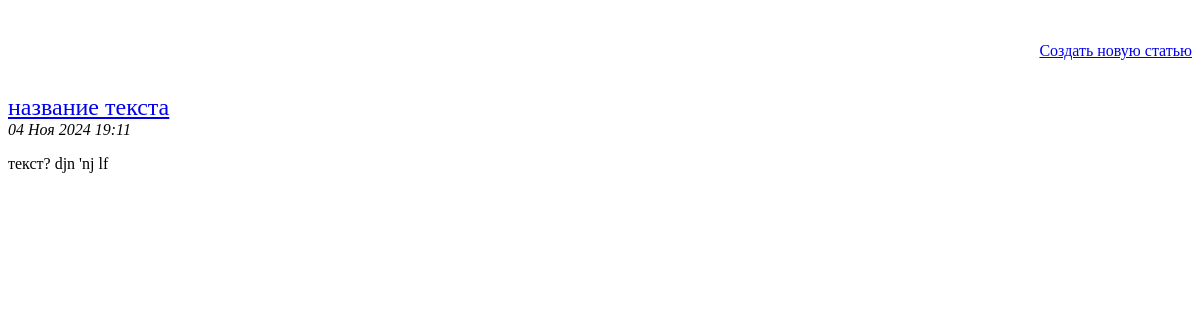
The page /articles/ on the database as committed earlier.
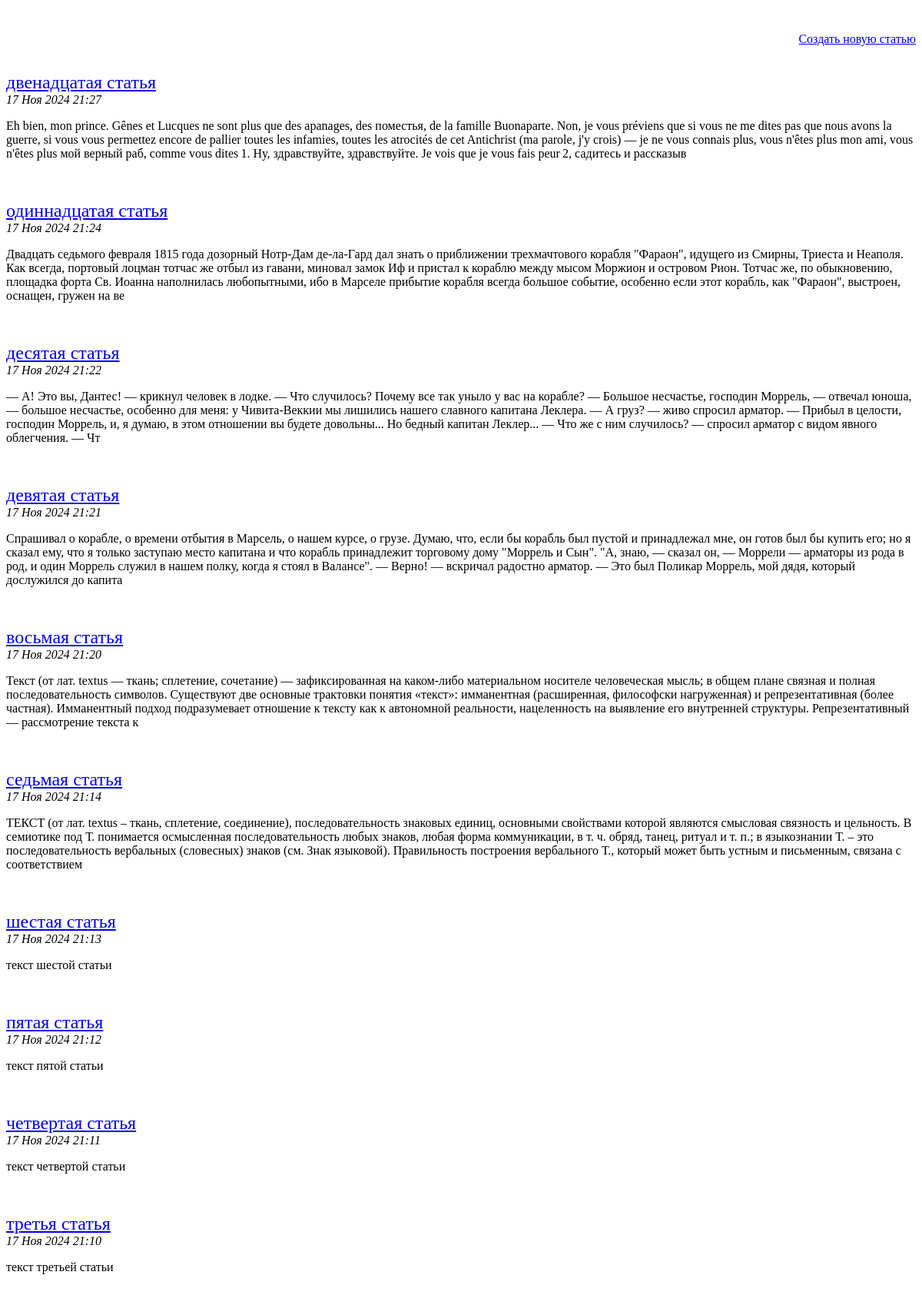
The same page on the database as committed later.
### myfirst/apps/articles/models.py (models this page shows, shortened)
class Article(models.Model):
    article_title = models.CharField('название статьи', max_length = 200)
    article_text = models.TextField('текст статьи')
    pub_date = models.DateTimeField('дата')
    class Meta:
        verbose_name = 'текст'
        verbose_name_plural = 'много текста'

### myfirst/apps/articles/views.py (the view)
# urls.py: path('', views.index, name = 'index'),
def index(request):
    latest_articles_list = Article.objects.order_by('-pub_date')[:10]
    return render(request, 'articles/list.html', {'latest_articles_list': latest_articles_list})

### myfirst/templates/articles/list.html (shortened to what this page needs)
{% extends 'base.html' %}
{% block content %}
    {% if latest_articles_list %}
        <p align="right"><a href="{% url 'articles:Article_create' %}">Создать новую статью </a></p>
        {% for a in latest_articles_list %}
        <br>
        <font size="5"><a href="{% url 'articles:detail' a.id %}">{{a.article_title}}</a></font><br>
        <i>{{a.pub_date|date:"d M Y H:i"}}</i>
        <p>{{ a.article_text|slice:":500" }}</p><br>
        {% endfor %}
    {% else %}
        не найдено =(
    {% endif %}
{% endblock %}

### myfirst/templates/base.html (shortened to what this page needs)
<!DOCTYPE html>
<html lang="en">
<head>
</head>
<body>
  <br>{% block content %}{% endblock %}
</body>
</html>

Rows that differ between the two databases and show on the page:
no longer on this page (row edited): Article: article_title "название текста", pub_date "04 Ноя 2024 19:11", article_text "текст? djn 'nj lf"
added Article: article_title "двенадцатая статья", pub_date "17 Ноя 2024 21:27", article_text "Eh bien, mon prince. Gênes et Lucques ne sont plus que des apanages, des поместья, de la famille Buonaparte. Non, je vous préviens que si vous ne me dites pas que nous avons la guerre, si vous vous permettez encore de pallier toutes les infamies, toutes les atrocités de cet Antichrist (ma parole, j'y crois) — je ne vous connais plus, vous n'êtes plus mon ami, vous n'êtes plus мой верный раб, comme vous dites 1. Ну, здравствуйте, здравствуйте. Je vois que je vous fais peur 2, садитесь и рассказыв"
added Article: article_title "одиннадцатая статья", pub_date "17 Ноя 2024 21:24", article_text "Двадцать седьмого февраля 1815 года дозорный Нотр-Дам де-ла-Гард дал знать о приближении трехмачтового корабля \"Фараон\", идущего из Смирны, Триеста и Неаполя. Как всегда, портовый лоцман тотчас же отбыл из гавани, миновал замок Иф и пристал к кораблю между мысом Моржион и островом Рион. Тотчас же, по обыкновению, площадка форта Св. Иоанна наполнилась любопытными, ибо в Марселе прибытие корабля всегда большое событие, особенно если этот корабль, как \"Фараон\", выстроен, оснащен, гружен на ве"
added Article: article_title "десятая статья", pub_date "17 Ноя 2024 21:22", article_text "— А! Это вы, Дантес! — крикнул человек в лодке. — Что случилось? Почему все так уныло у вас на корабле? — Большое несчастье, господин Моррель, — отвечал юноша, — большое несчастье, особенно для меня: у Чивита-Веккии мы лишились нашего славного капитана Леклера. — А груз? — живо спросил арматор. — Прибыл в целости, господин Моррель, и, я думаю, в этом отношении вы будете довольны... Но бедный капитан Леклер... — Что же с ним случилось? — спросил арматор с видом явного облегчения. — Чт"
added Article: article_title "девятая статья", pub_date "17 Ноя 2024 21:21", article_text "Спрашивал о корабле, о времени отбытия в Марсель, о нашем курсе, о грузе. Думаю, что, если бы корабль был пустой и принадлежал мне, он готов был бы купить его; но я сказал ему, что я только заступаю место капитана и что корабль принадлежит торговому дому \"Моррель и Сын\". \"А, знаю, — сказал он, — Моррели — арматоры из рода в род, и один Моррель служил в нашем полку, когда я стоял в Валансе\". — Верно! — вскричал радостно арматор. — Это был Поликар Моррель, мой дядя, который дослужился до капита"
added Article: article_title "восьмая статья", pub_date "17 Ноя 2024 21:20", article_text "Текст (от лат. textus — ткань; сплетение, сочетание) — зафиксированная на каком-либо материальном носителе человеческая мысль; в общем плане связная и полная последовательность символов. Существуют две основные трактовки понятия «текст»: имманентная (расширенная, философски нагруженная) и репрезентативная (более частная). Имманентный подход подразумевает отношение к тексту как к автономной реальности, нацеленность на выявление его внутренней структуры. Репрезентативный — рассмотрение текста к"
added Article: article_title "седьмая статья", pub_date "17 Ноя 2024 21:14", article_text "ТЕКСТ (от лат. textus – ткань, сплетение, соединение), последовательность знаковых единиц, основными свойствами которой являются смысловая связность и цельность. В семиотике под Т. понимается осмысленная последовательность любых знаков, любая форма коммуникации, в т. ч. обряд, танец, ритуал и т. п.; в языкознании Т. – это последовательность вербальных (словесных) знаков (см. Знак языковой). Правильность построения вербального Т., который может быть устным и письменным, связана с соответствием"
added Article: article_title "шестая статья", pub_date "17 Ноя 2024 21:13", article_text "текст шестой статьи"
added Article: article_title "пятая статья", pub_date "17 Ноя 2024 21:12", article_text "текст пятой статьи"
added Article: article_title "четвертая статья", pub_date "17 Ноя 2024 21:11", article_text "текст четвертой статьи"
added Article: article_title "третья статья", pub_date "17 Ноя 2024 21:10", article_text "текст третьей статьи"
